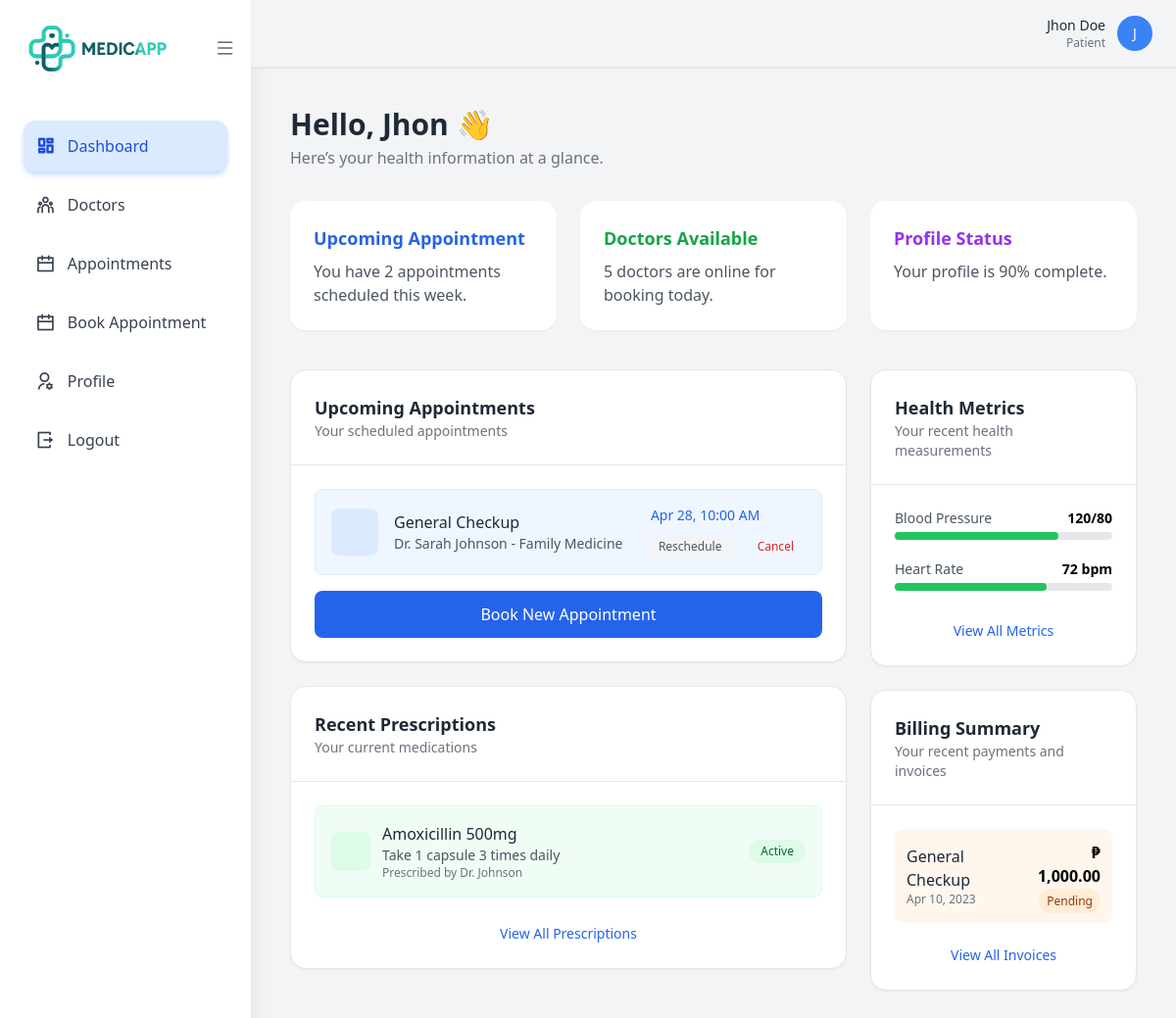
The page /patient/dashboard (signed in) on the database its author committed.
### app.py (models this page shows)
class Patient(db.Model):
    __tablename__ = "patient"
    patient_id: Mapped[int] = mapped_column(Integer, primary_key=True, autoincrement=True)
    account_id: Mapped[int] = mapped_column(
        ForeignKey("account.account_id"), unique=True, nullable=False
    )
    firstname: Mapped[str] = mapped_column(String(50))
    middlename: Mapped[str] = mapped_column(String(50), nullable=True)
    lastname: Mapped[str] = mapped_column(String(50))
    gender: Mapped[str] = mapped_column(String(10))
    birthdate: Mapped[date] = mapped_column(Date)
    age: Mapped[int] = mapped_column(Integer)
    blood_type: Mapped[str] = mapped_column(String(5), nullable=True)
    civil_status: Mapped[str] = mapped_column(String(20), nullable=True)
    current_address: Mapped[str] = mapped_column(String(200))
    permanent_address: Mapped[str] = mapped_column(String(200))
    zipcode: Mapped[str] = mapped_column(String(10), nullable=True)
    phone: Mapped[str] = mapped_column(String(20))
    email: Mapped[str] = mapped_column(String(100), nullable=True)
    ec_name: Mapped[str] = mapped_column(String(100), nullable=True)
    ec_phone: Mapped[str] = mapped_column(String(20), nullable=True)
    ec_relation: Mapped[str] = mapped_column(String(50), nullable=True)
    ec_address: Mapped[str] = mapped_column(String(200), nullable=True)
    created_at: Mapped[datetime] = mapped_column(
        DateTime, default=datetime.utcnow
    )
    account: Mapped["Account"] = relationship(back_populates="patient")
    appointments: Mapped[list["Appointment"]] = relationship(back_populates="patient")
    records: Mapped[list["MedicalRecord"]] = relationship(back_populates="patient")
    history: Mapped["PatientHistoryBackground"] = relationship(
        back_populates="patient", uselist=False
    )

### app.py (the view)
@app.route('/patient/dashboard')
def patient_dashboard():
    if 'role' not in session or session['role'] != 'patient':
        return redirect(url_for('unauthorized'))
    user_id = session.get('user_id')
    profile = Patient.query.filter_by(account_id=user_id).first()
    if not profile:
        return redirect(url_for('create_profile'))
    appointments = Appointment.query.filter_by(patient_id=user_id).all()
    doctors = Account.query.filter_by(role='doctor').all()
    return render_template('patient/patient_dashboard.html',
                           profile=profile,
                           appointments=appointments,
                           doctors=doctors
                           )

### templates/patient/patient_dashboard.html (shortened to what this page needs)
{% extends 'base/layout.html' %}
{% block content %}
<div class="flex min-h-screen bg-gray-100">
  {% include 'patient/patient_sidebar.html' %}
  <div class="flex-1 flex flex-col">
      <header class="bg-gray-100 shadow-sm border-b sticky top-0 z-40">
          <div class="flex items-center justify-between px-6 py-4">
              <div class="flex items-center space-x-3">
                <div class="hidden sm:block text-right">
                    <p class="text-sm font-medium text-gray-800">{{ profile.firstname }} {{ profile.lastname }}</p>
                    <p class="text-xs text-gray-500">Patient</p>
                </div>
                <div class="w-9 h-9 bg-blue-500 rounded-full flex items-center justify-center">
                    <span class="text-white font-medium text-sm">
                    {{ profile.firstname[0] if profile.firstname else 'U' }}
                    </span>
                </div>
              </div>
          </div>
      </header>
    <main class="flex-1 p-6 lg:p-10">
      <h2 class="text-2xl lg:text-3xl font-bold text-gray-800">Hello, {{ profile.firstname }} 👋</h2>
      <p class="text-gray-500 mt-1">Here’s your health information at a glance.</p>
      <div class="grid grid-cols-1 md:grid-cols-3 gap-6 mt-8">
        <div class="bg-white shadow-sm rounded-2xl p-6 hover:shadow-md transition">
          <h3 class="text-lg font-semibold text-blue-600">Upcoming Appointment</h3>
          <p class="text-gray-600 mt-2">You have 2 appointments scheduled this week.</p>
        </div>
        <div class="bg-white shadow-sm rounded-2xl p-6 hover:shadow-md transition">
          <h3 class="text-lg font-semibold text-green-600">Doctors Available</h3>
          <p class="text-gray-600 mt-2">5 doctors are online for booking today.</p>
        </div>
        <div class="bg-white shadow-sm rounded-2xl p-6 hover:shadow-md transition">
          <h3 class="text-lg font-semibold text-purple-600">Profile Status</h3>
          <p class="text-gray-600 mt-2">Your profile is 90% complete.</p>
        </div>
      </div>
      <div class="grid grid-cols-1 lg:grid-cols-3 gap-6 mt-10">
        <div class="lg:col-span-2 space-y-6">
          <div class="bg-white rounded-2xl shadow-sm border overflow-hidden">
            <div class="p-6 border-b">
              <h2 class="text-lg font-semibold text-gray-800">Upcoming Appointments</h2>
              <p class="text-sm text-gray-500">Your scheduled appointments</p>
            </div>
            <div class="p-6 space-y-4">
              <div class="flex items-center justify-between p-4 bg-blue-50 rounded-lg border border-blue-100 hover:shadow-sm transition">
                <div class="flex items-center">
                  <div class="w-12 h-12 bg-blue-100 rounded-lg flex items-center justify-center mr-4">
                  </div>
                  <div>
                    <h3 class="font-medium text-gray-800">General Checkup</h3>
                    <p class="text-sm text-gray-600">Dr. Sarah Johnson - Family Medicine</p>
                  </div>
                </div>
                <div class="text-right">
                  <p class="flex items-center text-blue-600 text-sm mb-2">
                     Apr 28, 10:00 AM
                  </p>
                  <div class="space-x-2">
                    <button class="px-3 py-1 text-xs bg-gray-100 text-gray-600 rounded hover:bg-gray-200">Reschedule</button>
                    <button class="px-3 py-1 text-xs text-red-600 hover:bg-red-50 rounded">Cancel</button>
                  </div>
                </div>
              </div>
              <button class="w-full bg-blue-600 text-white py-3 px-4 rounded-lg hover:bg-blue-700 transition-colors">
                Book New Appointment
              </button>
            </div>
          </div>
          <div class="bg-white rounded-2xl shadow-sm border overflow-hidden">
            <div class="p-6 border-b">
              <h2 class="text-lg font-semibold text-gray-800">Recent Prescriptions</h2>
              <p class="text-sm text-gray-500">Your current medications</p>
            </div>
            <div class="p-6 space-y-4">
              <div class="flex items-center justify-between p-4 bg-green-50 rounded-lg border border-green-100">
                <div class="flex items-center">
                  <div class="w-10 h-10 bg-green-100 rounded-lg flex items-center justify-center mr-3">
                  </div>
                  <div>
                    <h3 class="font-medium text-gray-800">Amoxicillin 500mg</h3>
                    <p class="text-sm text-gray-600">Take 1 capsule 3 times daily</p>
                    <p class="text-xs text-gray-500">Prescribed by Dr. Johnson</p>
                  </div>
                </div>
                <span class="px-3 py-1 bg-green-100 text-green-800 text-xs font-medium rounded-full">Active</span>
              </div>
              <div class="text-center pt-2">
                <a href="#" class="text-blue-600 hover:underline text-sm">View All Prescriptions</a>
              </div>
            </div>
          </div>
        </div>
        <div class="space-y-6">
          <div class="bg-white rounded-2xl shadow-sm border overflow-hidden">
            <div class="p-6 border-b">
              <h2 class="text-lg font-semibold text-gray-800">Health Metrics</h2>
              <p class="text-sm text-gray-500">Your recent health measurements</p>
            </div>
            <div class="p-6 space-y-5">
              <div>
                <div class="flex justify-between mb-1">
                  <span class="text-sm text-gray-600">Blood Pressure</span>
                  <span class="text-sm font-semibold">120/80</span>
                </div>
                <div class="w-full bg-gray-200 rounded-full h-2">
                  <div class="bg-green-500 h-2 rounded-full" style="width: 75%"></div>
                </div>
              </div>
              <div>
                <div class="flex justify-between mb-1">
                  <span class="text-sm text-gray-600">Heart Rate</span>
                  <span class="text-sm font-semibold">72 bpm</span>
                </div>
                <div class="w-full bg-gray-200 rounded-full h-2">
                  <div class="bg-green-500 h-2 rounded-full" style="width: 70%"></div>
                </div>
              </div>
              <div class="text-center pt-2">
                <a href="#" class="text-blue-600 hover:underline text-sm">View All Metrics</a>
              </div>
            </div>
          </div>
          <div class="bg-white rounded-2xl shadow-sm border overflow-hidden">
            <div class="p-6 border-b">
              <h2 class="text-lg font-semibold text-gray-800">Billing Summary</h2>
              <p class="text-sm text-gray-500">Your recent payments and invoices</p>
            </div>
            <div class="p-6 space-y-3">
              <div class="flex justify-between items-center p-3 bg-orange-50 rounded-lg">
                <div>
                  <h3 class="font-medium text-gray-800">General Checkup</h3>
                  <p class="text-xs text-gray-500">Apr 10, 2023</p>
                </div>
                <div class="text-right">
                  <p class="font-semibold">&#8369 1,000.00</p>
                  <span class="px-2 py-1 bg-orange-100 text-orange-800 text-xs rounded-full">Pending</span>
                </div>
              </div>
              <div class="text-center pt-2">
                <a href="#" class="text-blue-600 hover:underline text-sm">View All Invoices</a>
              </div>
            </div>
          </div>
        </div>
      </div>
    </main>
  </div>
</div>
{% endblock %}

### rows shown on the page
Patient: firstname "Jhon", lastname "Doe", firstname "J"
